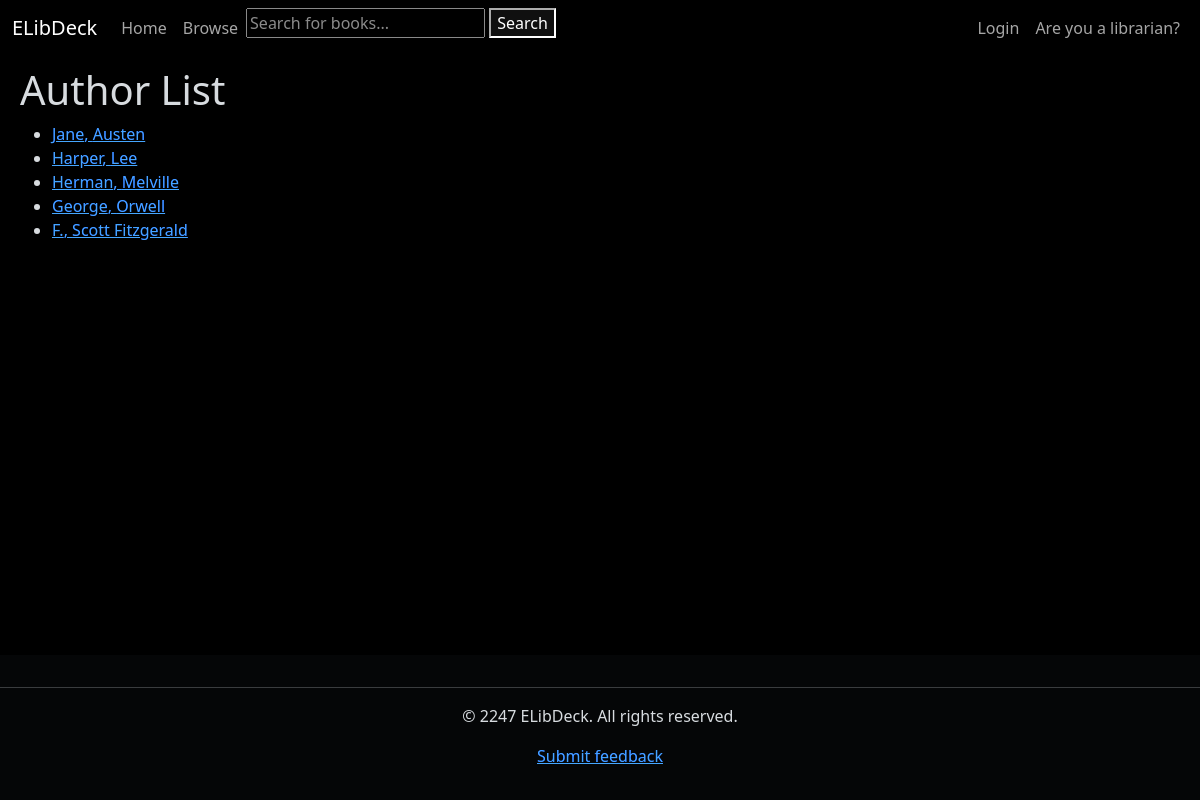
/authors/, run on an earlier commit of the app's database.
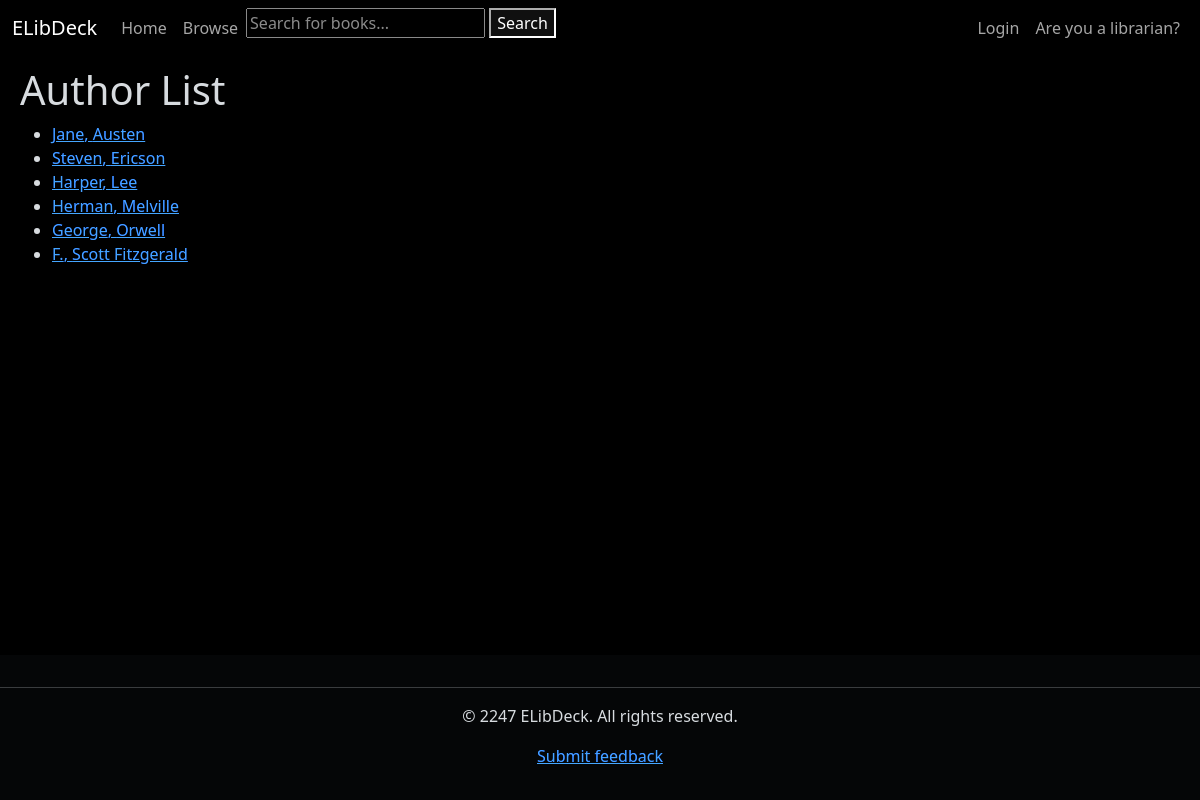
And on a later commit of the database.
### books_catalog/models.py (models this page shows, shortened)
class Author(models.Model):
    first_name = models.CharField(max_length=100)
    last_name = models.CharField(max_length=100)
    date_of_birth = models.DateField(null=True, blank=True)
    date_of_death = models.DateField('Died', null=True, blank=True)
    class Meta:
        ordering = ['last_name', 'first_name']
    def get_absolute_url(self):
        return reverse('books_catalog:author-detail', args=[str(self.id)])

### books_catalog/views.py (the view)
# urls.py: path('authors/', views.AuthorListView.as_view(), name='authors'),
class AuthorListView(generic.ListView):
    model = Author
    template_name = 'books_catalog/author_list.html'
    paginate_by = 10

### books_catalog/templates/books_catalog/author_list.html
{% extends 'generic.html' %}
{% block content %}
<h1>Author List</h1>
{% if author_list %}
<ul>
    {% for author in author_list %}
    <li>
        <a href="{{ author.get_absolute_url }}">{{ author.first_name }}, {{ author.last_name }}</a>
    </li>
    {% endfor %}
</ul>
{% else %}
<p>There are no books in the library.</p>
{% endif %}
{% endblock %}

What changed in the data, as far as the page shows it:
added Author: first_name "Steven", last_name "Ericson"
